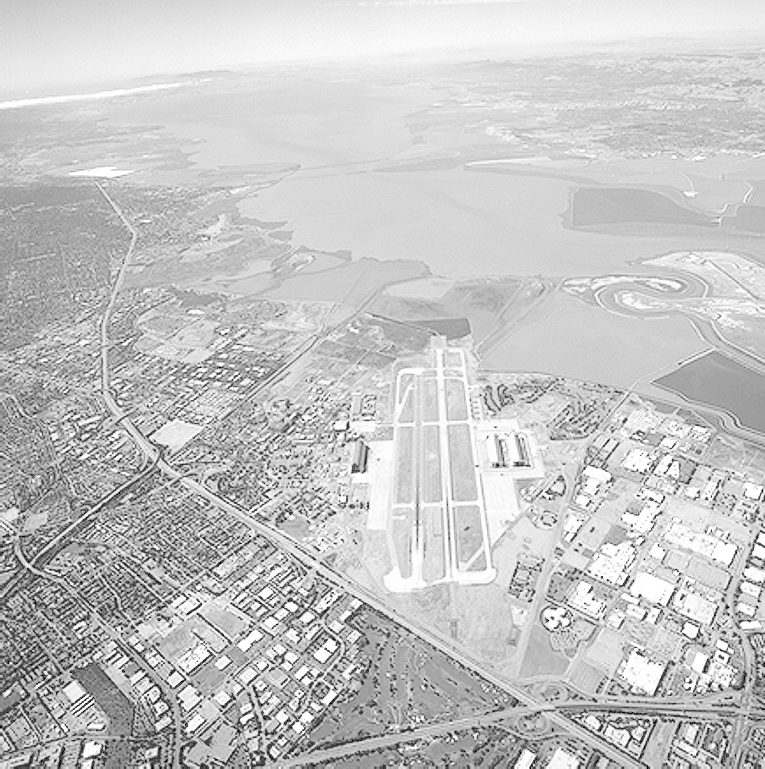
#> input picture images/runway.png, 765 x 769 px
$ jupyter execute Q5_Gaussian_Filtering.ipynb   (shell and % lines are left out)
#> lines starting #> are read from the running program, lines starting #| are printed output that depends on the picture
[cell 1]
import cv2
import numpy as np
import matplotlib.pyplot as plt
from mpl_toolkits.mplot3d import Axes3D

[cell 2]
def create_gaussian_kernel(k_size, sigma):
    # Create a coordinate grid (centered at 0)
    center = k_size // 2
    x, y = np.meshgrid(np.arange(-center, center + 1),
                       np.arange(-center, center + 1))
    # Apply Gaussian Formula
    exponent = -(x**2 + y**2) / (2 * sigma**2)
    kernel = (1 / (2 * np.pi * sigma**2)) * np.exp(exponent)
    # Normalize the kernel so sum = 1
    return kernel / np.sum(kernel)

[cell 3]
# Define parameters
sigma = 2
k_size = 5
# Generate the kernel
manual_kernel = create_gaussian_kernel(k_size, sigma)
print(f"Kernel Shape: {manual_kernel.shape}")
print(f"Kernel Sum: {np.sum(manual_kernel):.4f}") # Should be approx 1.0
# PART B: Visualize as 3D Surface Plot
viz_size = 51
viz_sigma = 8
viz_kernel = create_gaussian_kernel(viz_size, viz_sigma)

# Create grid for plotting
X, Y = np.meshgrid(np.arange(viz_size), np.arange(viz_size))

fig = plt.figure(figsize=(10, 7))
ax = fig.add_subplot(111, projection='3d')
surf = ax.plot_surface(X, Y, viz_kernel, cmap='viridis', linewidth=0, antialiased=False)
ax.set_title(f'3D Gaussian Kernel ({viz_size}x{viz_size})')
fig.colorbar(surf, shrink=0.5, aspect=5)
plt.show()
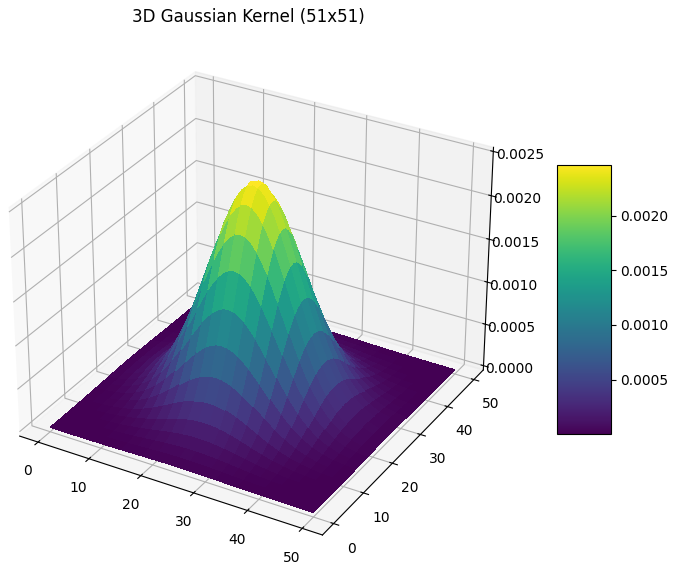
#> figure drawn by matplotlib, 2 panels

[cell 4]
import os

img_path = '../images/runway.png'
img = cv2.imread(img_path, cv2.IMREAD_GRAYSCALE)
#> img is the input picture: shape (769, 765); min 0, max 255, mean 197.1

if img is None:
    print("Error: Load image first.")
else:
    # Apply Manual Kernel
    img_manual_blur = cv2.filter2D(img, -1, manual_kernel)
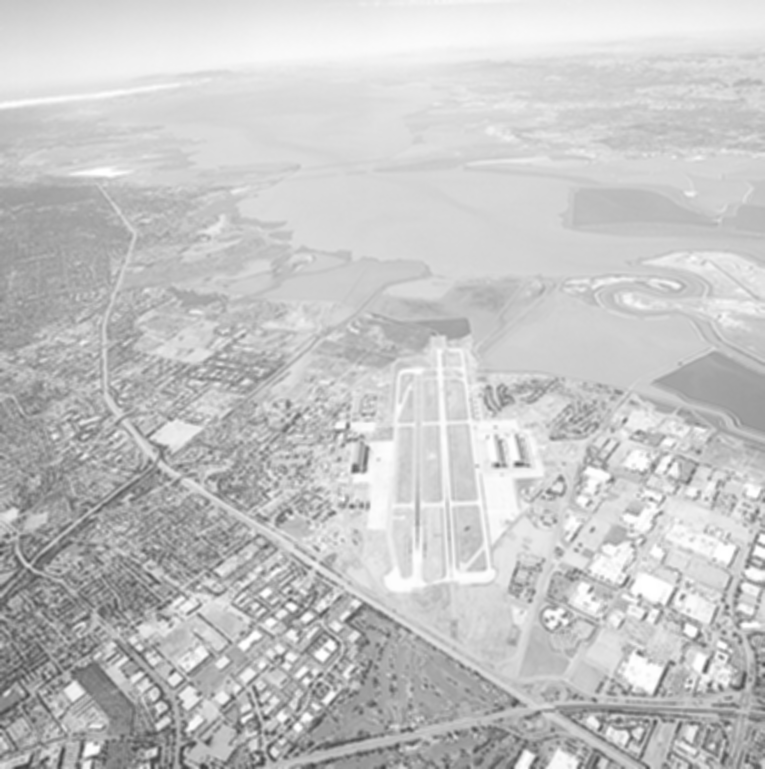
#> img_manual_blur: shape (769, 765); min 63, max 255, mean 197.1

    # Apply OpenCV Built-in Gaussian Blur
    img_cv_blur = cv2.GaussianBlur(img, (k_size, k_size), sigmaX=sigma)

    # Calculate Difference (Absolute difference)
    diff = cv2.absdiff(img_manual_blur, img_cv_blur)
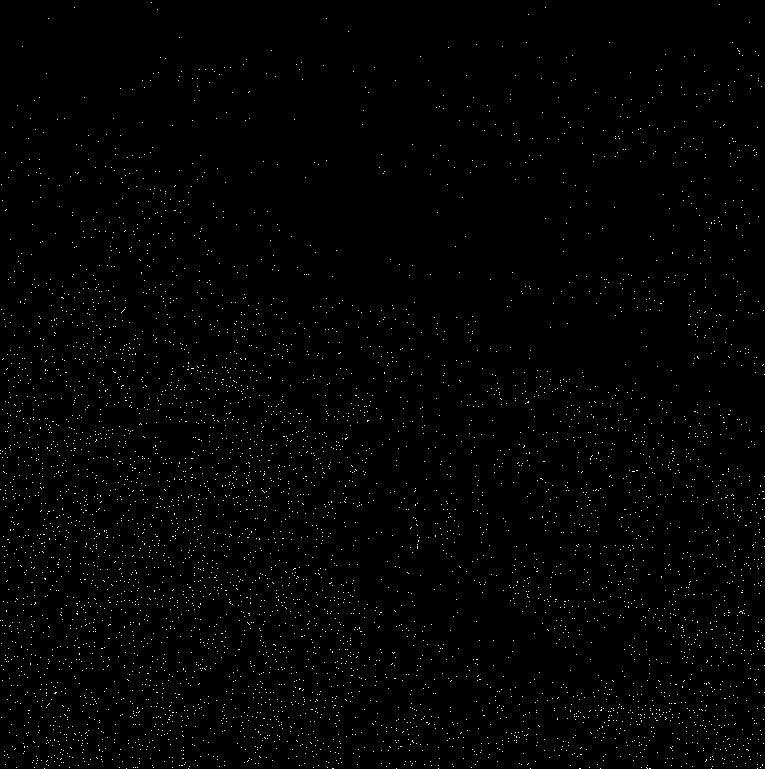
#> diff: shape (769, 765); values 0 (black) and 1 (white), 0.97% white in thin lines or dots
    print(f"Max difference between Manual and OpenCV: {np.max(diff)}")
#| Max difference between Manual and OpenCV: 1

    # Plotting Results
    plt.figure(figsize=(15, 5))

    plt.subplot(1, 3, 1)
    plt.imshow(img, cmap='gray')
    plt.title(f'Original')
    plt.axis('off')

    plt.subplot(1, 3, 2)
    plt.imshow(img_manual_blur, cmap='gray')
    plt.title(f'Manual Blur (5x5, sigma={sigma})')
    plt.axis('off')

    plt.subplot(1, 3, 3)
    plt.imshow(img_cv_blur, cmap='gray')
    plt.title('OpenCV cv.GaussianBlur')
    plt.axis('off')

    plt.tight_layout()
    plt.show()
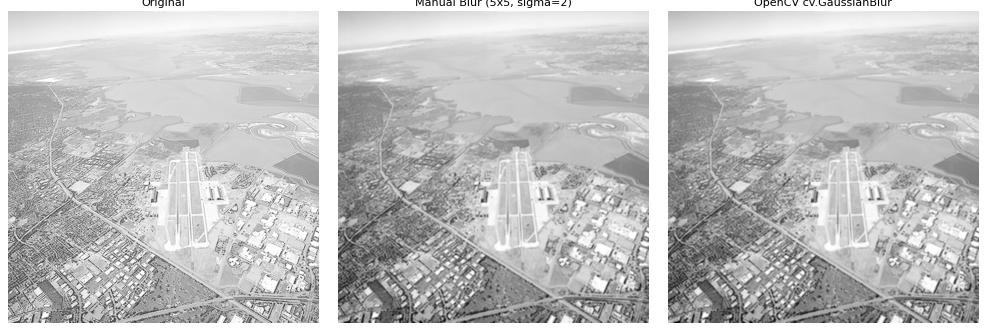
#> figure drawn by matplotlib, 3 panels

    output_dir = '../images/outputs'
    if not os.path.exists(output_dir):
        os.makedirs(output_dir)

    cv2.imwrite(os.path.join(output_dir, 'q5_Manual_Blur.jpg'), img_manual_blur)
    cv2.imwrite(os.path.join(output_dir, 'q5_OpenCV_cv-GaussianBlur.jpg'), img_cv_blur)
    cv2.imwrite(os.path.join(output_dir, 'q5_Difference.jpg'), diff)
    print("Images saved.")
